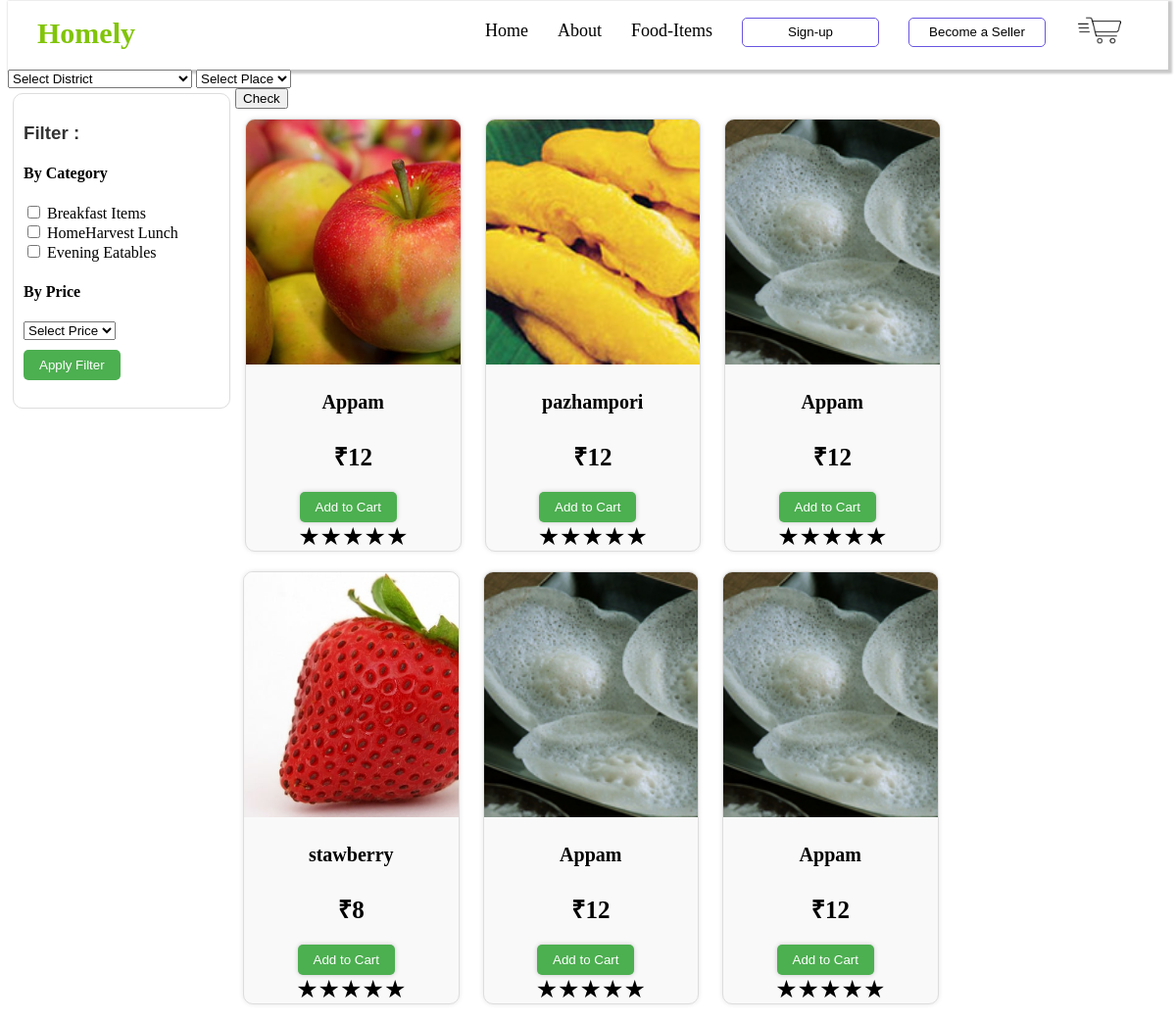
/breakfast.php, run on the app's committed database.
### tables this page shows
CREATE TABLE `tbl_categories` (
  `category_id` int(11) NOT NULL,
  `category_name` varchar(255) NOT NULL
);

CREATE TABLE `tbl_products` (
  `product_id` int(11) NOT NULL,
  `product_name` varchar(255) NOT NULL,
  `price` int(11) NOT NULL,
  `category_id` int(11) NOT NULL,
  `photo_path` varchar(255) DEFAULT NULL,
  `stock` int(11) NOT NULL DEFAULT 0,
  `fk_regid` int(11) NOT NULL,
  `p_status` int(11) NOT NULL DEFAULT 1
);

### breakfast.php (the view, shortened to what this page needs)
<?php
require('Connect_database.php');
?>
<!DOCTYPE html>
<html lang="en">
<head>
  <link rel="stylesheet" href="style.css">
</head>
<body>
  <nav>
    <div class="wrapper">
      <div class="logo"><a href="#">Homely</a></div>
      <ul class="nav-links">
        <li><a href="index.html">Home</a></li>
        <li><a href="about.php">About</a></li>
        <li>
                    <a href="food-items.php" class="desktop-item">Food-Items</a>
                </li>
<li><a href="login.php"><button id="but">Sign-up</button></a></li>
<li><a href="become_a_seller.php"><button id="but">Become a Seller</button></a></li>
        <li><a href="cart.php"><img src="./img/cart.png" alt="" id="userimg">
          </a></li>
      </ul>
    </div>
  </nav>
 <div>
 <form action="" method="post">
 <select id="districtSelect" name="district" onchange="updatePlaces1('districtSelect', 'placesSelect')" class="In1" >
        <option value="">Select District</option>
      </select> <select id="placesSelect"  name="place" class="In1">
        <option value="">Select Place</option>
      </select> </div>
<button id="check" name="check" type="submit">Check</button>
  <div class="sidebar">
    <h3>Filter :</h3>
    <form id="filterForm" method="post" action="#">
      <h4>By Category</h4>
      <?php $sql2 = "SELECT * from  `tbl_categories`";
      if ($result1 = $conn->query($sql2)) {
        if ($result1->num_rows > 0) {
          while ($row = $result1->fetch_assoc()) {
      ?>
            <label for="category<?php echo $row['category_id']; ?>">
              <input type="checkbox" id="category<?php echo $row['category_id']; ?>" name="category[]" value="<?php echo $row['category_id']; ?>">
              <?php echo $row['category_name']; ?>
            </label><br>
      <?php
          }
        }
      }
      ?>
    <h4>By Price</h4>
<select id="priceSort" name="price-sort">
  <option value="">Select Price</option>
</select>
      <br>
      <button type="submit" name="filter" id="applyFilterBtn">Apply Filter</button>
    </form>
  </div>
  <div class="items-container">
    <?php
    if (isset($_POST['filter'])) {
      $selectedCategories = isset($_POST['category']) ? $_POST['category'] : [];
      if (!empty($selectedCategories)) {
        $categoryIds = implode(',', $selectedCategories);
        $sql = "SELECT *
              FROM
                  tbl_products p
              JOIN
              tbl_categories tc ON tc.category_id = p.category_id
              WHERE
                  p.p_status = '1' AND p.stock > 0 and
                  tc.category_id IN ($categoryIds)
              ORDER BY
                  p.product_id DESC";
      }
      elseif (isset($_POST['price-sort'])) {
        $minPrice = isset($_POST['min-price']) ? $_POST['min-price'] : null;
        $maxPrice = isset($_POST['max-price']) ? $_POST['max-price'] : null;
        $priceSort = $_POST['price-sort'];
          $sql = "SELECT * FROM
       tbl_products p  JOIN
              tbl_categories tc ON tc.category_id = p.category_id where
        p.p_status = '1' AND p.stock > 0  and tc.category_id = 1
        ";
        if ($priceSort === 'high-to-low') {
          $sql .= " ORDER BY price DESC";
        } elseif ($priceSort === 'low-to-high') {
          $sql .= " ORDER BY price ASC";
        }
       elseif ($minPrice !== null && $maxPrice !== null) {
          $sql .= " HAVING price BETWEEN $minPrice AND $maxPrice";
      }
    }
  }
    else {
      $sql = "SELECT * FROM
      tbl_products p
                   JOIN
                   tbl_categories tc ON tc.category_id = p.category_id where tc.category_id = 1  and p.p_status = '1' AND p.stock > 0
     ORDER BY
     p.product_id DESC;
     ";
    }
    if ($result = $conn->query($sql)) {
      if ($result->num_rows > 0) {
        while ($row = $result->fetch_assoc()) {
    ?>
          <div class="item">
              <img src="./products-images/<?php echo $row['photo_path']; ?>" alt="Food Product 1">
            <h4>
              <?php echo $row['product_name'] ?>
            </h4>
            <p><b style="font-size:25px;">
                <?php echo '&#8377;' . $row['price']; ?>
              </b></p>
            <?php
            $sql1 = "SELECT *
         FROM tbl_cart c
         INNER JOIN tbl_products p ON c.product_id = p.product_id
         WHERE p.product_name = '{$row['product_name']}' ";
            $result1 = $conn->query($sql1);
            if ($result1->num_rows > 0) { ?>
              <a href="cart.php"><button id="goto_cart" class="goto-cart-bt" data-product-id="<?php echo $row['product_id']; ?>">Go to Cart</button></a>
            <?php
            } else { ?>
              <button class="add-to-cart-btn" data-product-id="<?php echo $row['product_id']; ?>">Add to Cart</button>
            <?php
            }
$product_id = $row['product_id'];
$get_rating_sql = "SELECT AVG(rating) AS avg_rating FROM tbl_ratings WHERE product_id = $product_id";
$rating_result = $conn->query($get_rating_sql);
$rating_row = $rating_result->fetch_assoc();
$avg_rating = $rating_row['avg_rating'];
            ?>
      <div class="rating">
    <?php
    $filled_stars = intval($avg_rating);
    $empty_stars = 5 - $filled_stars;
    for ($i = 1; $i <= $empty_stars; $i++) {
        echo '<span class="star">★</span>';
    }
    ?>
</div>
          </div>
    <?php
        }
      } else {
        echo "<p id='err'> <img src='../img/product-not-found.jpg' alt=''></p>";
      }
    }
    ?>
  </div>
</body>
</html>

### style.css (style rules this page uses)
nav { margin-top:-7px; width: 100%; color: black; background: white; box-sizing: border-box 10px; transition: top 0.3s; box-shadow: #33333344 2px 2px 2px 2px; }
.wrapper { position: relative; max-width: 1300px; padding: 0px 30px; height: 70px; line-height: 70px; margin: auto; display: flex; align-items: center; justify-content: space-between; }
.wrapper .logo a { color: #81C408; font-size: 30px; font-weight: 600; text-decoration: none; }
.wrapper .nav-links { display: inline-flex; }
.nav-links li { list-style: none; }
.nav-links li a { color:black; text-decoration: none; font-size: 18px; font-weight: 500; padding: 9px 15px; border-radius: 5px; transition: all 0.3s ease; }
#but { width:140px; height: 30px; background-color:rgba(255, 255, 255, 1); border: 1px solid rgba(104, 85, 224, 1); border-radius: 5px; cursor: pointer; }
p { font-weight: 0px; font-size: 15px; }
#userimg { border-radius: 60px; width: 50px; height: 50px; transform: translateY(10px); align-items: center; }

### breakfast.php (style rules this page uses)
.sidebar { width: 200px; float: left; background-color: #ffffff; padding: 10px; border-radius: 10px; border: 1px solid #ddd; margin: 5px 5px; height: 300px; overflow-y: auto; }
.sidebar button { margin-top: 10px; padding: 8px 16px; background-color: #4CAF50; color: white; border: none; cursor: pointer; border-radius: 5px; }
.items-container { margin-left: 220px; padding-left: 10px; padding-top: -1rem; }
.item { width: calc(25% - 20px); margin: 10px; font-size: 20px; text-align: center; border: 1px solid #ddd; border-radius: 10px; background-color: #f9f9f9; box-shadow: 0px 0px 5px rgba(0, 0, 0, 0.1); display: inline-block; vertical-align: top; position: relative; overflow: hidden; }
.item img { width: 300px; height: 250px; max-height: 270px; object-fit: cover; display: block; transition: transform 0.3s ease-in-out; }
.item button { display: inline-block; padding: 8px 16px; margin: 5px 10px 0 0; background-color: #4CAF50; color: white; border: none; border-radius: 5px; cursor: pointer; transition: background-color 0.3s, transform 0.3s; box-shadow: 0px 0px 5px rgba(0, 0, 0, 0.2); }
.sidebar h3 { font-family: Arial, sans-serif; color: #333; }
.star { font-size: 25px; }

### data on the page
tbl_categories: category_name "Breakfast Items"
tbl_categories: category_name "HomeHarvest Lunch"
tbl_categories: category_name "Evening Eatables"
tbl_products: photo_path (picture), product_name "Appam", price "12"
tbl_products: photo_path (picture), product_name "pazhampori", price "12"
tbl_products: photo_path (picture), product_name "Appam", price "12"
tbl_products: photo_path (picture), product_name "stawberry", price "8"
tbl_products: photo_path (picture), product_name "Appam", price "12"
tbl_products: photo_path (picture), product_name "Appam", price "12"
